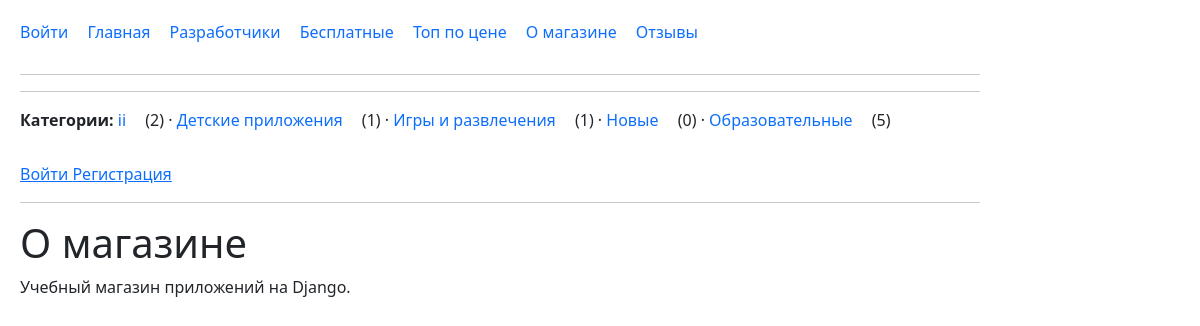
The page /about/ on the database its author committed.
### mainapp/models.py (models this page shows, shortened)
class Category(models.Model):
    name = models.CharField(max_length=50)
    icon = models.ImageField(
        upload_to='categories/',
        blank=True,
        validators=[
            FileExtensionValidator(
                allowed_extensions=['png', 'jpg', 'jpeg', 'webp']
            )
        ],
    )

### mainapp/views.py (the view)
# urls.py: path('about/', views.AboutView.as_view(), name='about'),
class AboutView(TemplateView):
    template_name = 'mainapp/about.html'

### mainapp/context_processors.py (called while the page is built)
def store_menu(request):
    nav_categories = (
        Category.objects
        .annotate(apps_count=Count('apps'))
        .order_by('name')
    )
    return {
        'nav_categories': nav_categories,
    }

### mainapp/templates/mainapp/about.html (shortened to what this page needs)
{% extends 'mainapp/base.html' %}
{% block content %}
<h1>О магазине</h1>
<p>Учебный магазин приложений на Django.</p>
{% endblock %}

### mainapp/templates/mainapp/base.html (shortened to what this page needs)
{% load static %}
{% load django_bootstrap5 %}
<!DOCTYPE html>
<html lang="ru">
<head>
    <link rel="stylesheet" href="{% static 'mainapp/style.css' %}">
{% bootstrap_css %}
</head>
<nav>
    <a href="{% url 'mainapp:login' %}">Войти</a>
    <a href="{% url 'mainapp:home' %}">Главная</a>
    <a href="{% url 'mainapp:developers' %}">Разработчики</a>
    <a href="{% url 'mainapp:free' %}">Бесплатные</a>
    <a href="{% url 'mainapp:top' %}">Топ по цене</a>
    <a href="{% url 'mainapp:about' %}">О магазине</a>
    <a href="{% url 'mainapp:reviews' %}">Отзывы</a>
</nav>
<hr>
<hr>
<nav>
    <strong>Категории:</strong>
    {% for category in nav_categories %}
        <a href="{% url 'mainapp:category_detail' category.id category.name %}">
            {{ category.name }}
        </a>
        ({{ category.apps_count }})
        {% if not forloop.last %}
            ·
        {% endif %}
    {% empty %}
        Категорий пока нет.
    {% endfor %}
</nav>
{% if request.user.is_authenticated %}
    <span>{{ request.user.username }}</span>
    <a href="{% url 'mainapp:my_apps' %}">
        Мои приложения
    </a>
    <a href="{% url 'mainapp:favorites' %}">
        Избранное ({{ request.user.favorite_apps.count }})
    </a>
    <a href="{% url 'mainapp:my_purchases' %}">
    Мои покупки
    </a>
    {% if request.user.is_staff %}
    <a href="{% url 'mainapp:bulk_discount' %}">
        Массовая скидка
    </a>
    <a href="{% url 'mainapp:edit_categories' %}">
        Редактировать категории
    </a>
    {% endif %}
    <form method="post"
          action="{% url 'mainapp:logout' %}"
          style="display:inline;">
        {% csrf_token %}
        <button type="submit">Выйти</button>
    </form>
{% else %}
    <a href="{% url 'mainapp:login' %}">
        Войти
    </a>
    <a href="{% url 'mainapp:register' %}">
        Регистрация
    </a>
{% endif %}
<hr>
{% block content %}
{% endblock %}
</body>
</html>

### mainapp/static/mainapp/style.css (style rules this page uses)
nav { margin-bottom: 30px; }
nav a { margin-right: 15px; text-decoration: none; }

### rows shown on the page
Category: name "ii", apps_count "2"
Category: name "Детские приложения", apps_count "1"
Category: name "Игры и развлечения", apps_count "1"
Category: name "Новые", apps_count "0"
Category: name "Образовательные", apps_count "5"
